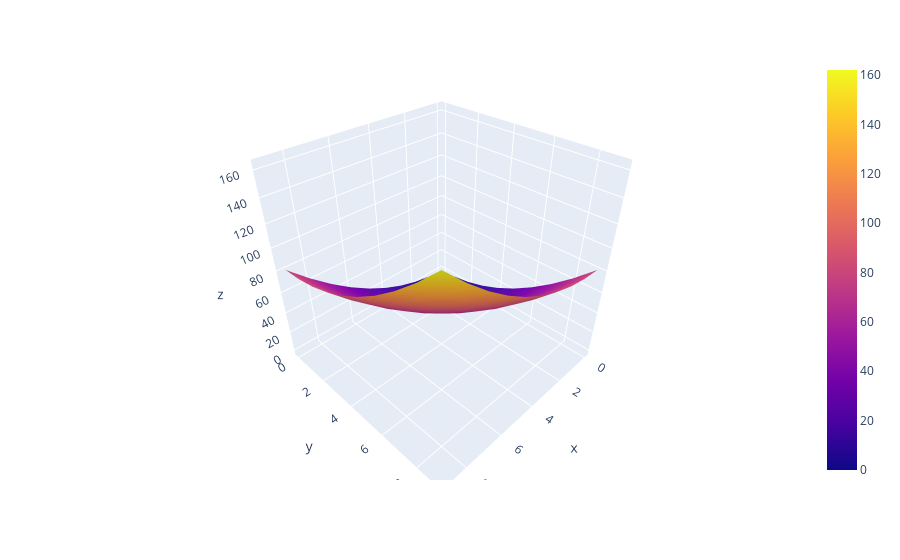

This figure's notebook cell:
### Code cell
fig = px.scatter_3d()
fig.add_trace(go.Surface(x=xx,y=yy,z=zz)) 
fig.show()

# note 3D graph not showing on github

### Figure 1 — Plotly figure (JSON) as saved in the notebook; plotly's stock layout.template omitted (floating-point values rounded to 4 significant figures)
{"data": [{"hovertemplate": "<extra></extra>", "legendgroup": "", "marker": {"color": "#636efa", "symbol": "circle"}, "mode": "markers", "name": "", "scene": "scene", "showlegend": false, "type": "scatter3d"}, {"type": "surface", "x": [[0, 1, 2, 3, 4, 5, 6, 7, 8, 9], [0, 1, 2, 3, 4, 5, 6, 7, 8, 9], [0, 1, 2, 3, 4, 5, 6, 7, 8, 9], [0, 1, 2, 3, 4, 5, 6, 7, 8, 9], [0, 1, 2, 3, 4, 5, 6, 7, 8, 9], [0, 1, 2, 3, 4, 5, 6, 7, 8, 9], [0, 1, 2, 3, 4, 5, 6, 7, 8, 9], [0, 1, 2, 3, 4, 5, 6, 7, 8, 9], [0, 1, 2, 3, 4, 5, 6, 7, 8, 9], [0, 1, 2, 3, 4, 5, 6, 7, 8, 9]], "y": [[0, 0, 0, 0, 0, 0, 0, 0, 0, 0], [1, 1, 1, 1, 1, 1, 1, 1, 1, 1], [2, 2, 2, 2, 2, 2, 2, 2, 2, 2], [3, 3, 3, 3, 3, 3, 3, 3, 3, 3], [4, 4, 4, 4, 4, 4, 4, 4, 4, 4], [5, 5, 5, 5, 5, 5, 5, 5, 5, 5], [6, 6, 6, 6, 6, 6, 6, 6, 6, 6], [7, 7, 7, 7, 7, 7, 7, 7, 7, 7], [8, 8, 8, 8, 8, 8, 8, 8, 8, 8], [9, 9, 9, 9, 9, 9, 9, 9, 9, 9]], "z": [[0, 1, 4, 9, 16, 25, 36, 49, 64, 81], [1, 2, 5, 10, 17, 26, 37, 50, 65, 82], [4, 5, 8, 13, 20, 29, 40, 53, 68, 85], [9, 10, 13, 18, 25, 34, 45, 58, 73, 90], [16, 17, 20, 25, 32, 41, 52, 65, 80, 97], [25, 26, 29, 34, 41, 50, 61, 74, 89, 106], [36, 37, 40, 45, 52, 61, 72, 85, 100, 117], [49, 50, 53, 58, 65, 74, 85, 98, 113, 130], [64, 65, 68, 73, 80, 89, 100, 113, 128, 145], [81, 82, 85, 90, 97, 106, 117, 130, 145, 162]]}], "layout": {"legend": {"tracegroupgap": 0}, "margin": {"t": 60}, "scene": {"domain": {"x": [0, 1], "y": [0, 1]}}}}
